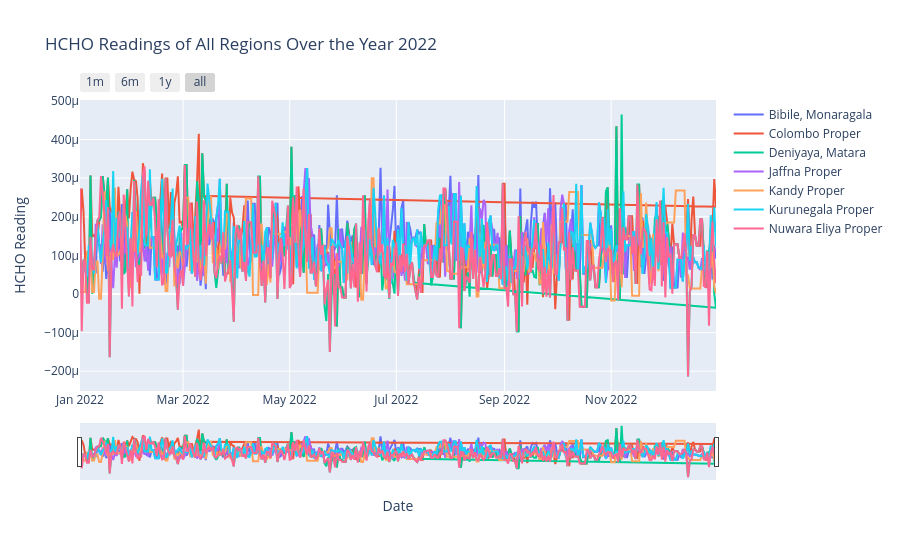

The notebook cell saved with this chart:
### Code cell
# Assuming 'Next Date' column is not in datetime format
hcho_data['Next Date'] = pd.to_datetime(hcho_data['Next Date'])

# Filter data for the year 2022
hcho_data_2022 = hcho_data[hcho_data['Next Date'].dt.year == 2022]

# Group data by region
grouped = hcho_data_2022.groupby("Location")

# Create a Plotly figure
fig = go.Figure()

# Plot data for each region
for region, data in grouped:
    fig.add_trace(go.Scatter(x=data['Next Date'], y=data['HCHO Reading'], mode='lines', name=region))

# Adding labels and title
fig.update_layout(title='HCHO Readings of All Regions Over the Year 2022',
                  xaxis_title='Date',
                  yaxis_title='HCHO Reading',
                  xaxis=dict(
                      rangeselector=dict(
                          buttons=list([
                              dict(count=1, label="1m", step="month", stepmode="backward"),
                              dict(count=6, label="6m", step="month", stepmode="backward"),
                              dict(count=1, label="1y", step="year", stepmode="backward"),
                              dict(step="all")
                          ])
                      ),
                      rangeslider=dict(visible=True),
                      type="date"
                  )
                  )

# Display the plot
fig.show()

### Figure 1 — Plotly figure (JSON) as saved in the notebook; plotly's stock layout.template omitted (floating-point values rounded to 4 significant figures; data arrays with more than 128 entries replaced by an {"elided": "..."} marker saying what was removed)
{"data": [{"mode": "lines", "name": "Bibile, Monaragala", "type": "scatter", "x": {"elided": "365 str values"}, "y": {"elided": "365 float values"}}, {"mode": "lines", "name": "Colombo Proper", "type": "scatter", "x": {"elided": "365 str values"}, "y": {"elided": "365 float values"}}, {"mode": "lines", "name": "Deniyaya, Matara", "type": "scatter", "x": {"elided": "365 str values"}, "y": {"elided": "365 float values"}}, {"mode": "lines", "name": "Jaffna Proper", "type": "scatter", "x": {"elided": "365 str values"}, "y": {"elided": "365 float values"}}, {"mode": "lines", "name": "Kandy Proper", "type": "scatter", "x": {"elided": "365 str values"}, "y": {"elided": "365 float values"}}, {"mode": "lines", "name": "Kurunegala Proper", "type": "scatter", "x": {"elided": "365 str values"}, "y": {"elided": "365 float values"}}, {"mode": "lines", "name": "Nuwara Eliya Proper", "type": "scatter", "x": {"elided": "365 str values"}, "y": {"elided": "365 float values"}}], "layout": {"title": {"text": "HCHO Readings of All Regions Over the Year 2022"}, "xaxis": {"rangeselector": {"buttons": [{"count": 1, "label": "1m", "step": "month", "stepmode": "backward"}, {"count": 6, "label": "6m", "step": "month", "stepmode": "backward"}, {"count": 1, "label": "1y", "step": "year", "stepmode": "backward"}, {"step": "all"}]}, "rangeslider": {"visible": true}, "title": {"text": "Date"}, "type": "date"}, "yaxis": {"title": {"text": "HCHO Reading"}}}}
